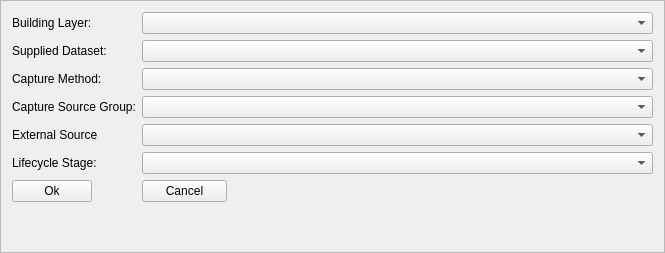
<?xml version="1.0" encoding="UTF-8"?>
<ui version="4.0">
 <class>f_inser_buildings</class>
 <widget class="QFrame" name="f_inser_buildings">
  <property name="geometry">
   <rect>
    <x>0</x>
    <y>0</y>
    <width>665</width>
    <height>253</height>
   </rect>
  </property>
  <property name="windowTitle">
   <string>Insert Buildings</string>
  </property>
  <property name="frameShape">
   <enum>QFrame::StyledPanel</enum>
  </property>
  <property name="frameShadow">
   <enum>QFrame::Raised</enum>
  </property>
  <layout class="QFormLayout" name="formLayout">
   <item row="0" column="0">
    <widget class="QLabel" name="lb_building_layer">
     <property name="text">
      <string>Building Layer:</string>
     </property>
    </widget>
   </item>
   <item row="0" column="1">
    <widget class="QgsMapLayerComboBox" name="ml_building_layer"/>
   </item>
   <item row="1" column="0">
    <widget class="QLabel" name="lb_supplied_dataset">
     <property name="text">
      <string>Supplied Dataset:</string>
     </property>
    </widget>
   </item>
   <item row="1" column="1">
    <widget class="QComboBox" name="cmb_supplied_dataset"/>
   </item>
   <item row="2" column="0">
    <widget class="QLabel" name="lb_capture_method">
     <property name="text">
      <string>Capture Method:</string>
     </property>
    </widget>
   </item>
   <item row="2" column="1">
    <widget class="QComboBox" name="cmb_capture_method"/>
   </item>
   <item row="3" column="0">
    <widget class="QLabel" name="lb_capture_source">
     <property name="text">
      <string>Capture Source Group:</string>
     </property>
    </widget>
   </item>
   <item row="3" column="1">
    <widget class="QComboBox" name="cmb_capture_source"/>
   </item>
   <item row="4" column="0">
    <widget class="QLabel" name="lb_external_source">
     <property name="text">
      <string>External Source</string>
     </property>
    </widget>
   </item>
   <item row="4" column="1">
    <widget class="QComboBox" name="cmb_external_source"/>
   </item>
   <item row="5" column="0">
    <widget class="QLabel" name="lb_lifecycle_stage">
     <property name="text">
      <string>Lifecycle Stage:</string>
     </property>
    </widget>
   </item>
   <item row="5" column="1">
    <widget class="QComboBox" name="cmb_lifecycle_stage"/>
   </item>
   <item row="6" column="0">
    <widget class="QPushButton" name="btn_ok">
     <property name="maximumSize">
      <size>
       <width>85</width>
       <height>27</height>
      </size>
     </property>
     <property name="text">
      <string>Ok</string>
     </property>
    </widget>
   </item>
   <item row="6" column="1">
    <widget class="QPushButton" name="btn_cancel">
     <property name="maximumSize">
      <size>
       <width>85</width>
       <height>27</height>
      </size>
     </property>
     <property name="text">
      <string>Cancel</string>
     </property>
    </widget>
   </item>
  </layout>
 </widget>
 <customwidgets>
  <customwidget>
   <class>QgsMapLayerComboBox</class>
   <extends>QComboBox</extends>
   <header>qgsmaplayercombobox.h</header>
  </customwidget>
 </customwidgets>
 <resources/>
 <connections/>
</ui>
